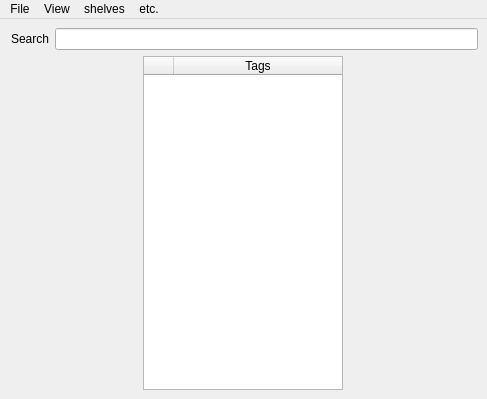
<?xml version="1.0" encoding="UTF-8"?>
<ui version="4.0">
 <class>MainWindow</class>
 <widget class="QMainWindow" name="MainWindow">
  <property name="geometry">
   <rect>
    <x>0</x>
    <y>0</y>
    <width>487</width>
    <height>399</height>
   </rect>
  </property>
  <property name="windowTitle">
   <string>Si</string>
  </property>
  <widget class="QWidget" name="centralwidget">
   <layout class="QVBoxLayout" name="verticalLayout">
    <item>
     <layout class="QHBoxLayout" name="horizontalLayout">
      <property name="leftMargin">
       <number>2</number>
      </property>
      <property name="rightMargin">
       <number>0</number>
      </property>
      <item>
       <widget class="QLabel" name="label">
        <property name="text">
         <string>Search</string>
        </property>
       </widget>
      </item>
      <item>
       <widget class="QLineEdit" name="search_line"/>
      </item>
     </layout>
    </item>
    <item>
     <layout class="QHBoxLayout" name="horizontalLayout_2">
      <item>
       <layout class="QHBoxLayout" name="view_layout"/>
      </item>
      <item>
       <widget class="QTableWidget" name="tags_view">
        <property name="sizePolicy">
         <sizepolicy hsizetype="Maximum" vsizetype="Expanding">
          <horstretch>0</horstretch>
          <verstretch>0</verstretch>
         </sizepolicy>
        </property>
        <property name="minimumSize">
         <size>
          <width>0</width>
          <height>0</height>
         </size>
        </property>
        <property name="maximumSize">
         <size>
          <width>200</width>
          <height>16777215</height>
         </size>
        </property>
        <property name="contextMenuPolicy">
         <enum>Qt::CustomContextMenu</enum>
        </property>
        <attribute name="horizontalHeaderDefaultSectionSize">
         <number>30</number>
        </attribute>
        <attribute name="horizontalHeaderMinimumSectionSize">
         <number>30</number>
        </attribute>
        <attribute name="horizontalHeaderStretchLastSection">
         <bool>true</bool>
        </attribute>
        <attribute name="verticalHeaderVisible">
         <bool>false</bool>
        </attribute>
        <column>
         <property name="text">
          <string/>
         </property>
        </column>
        <column>
         <property name="text">
          <string>Tags</string>
         </property>
        </column>
       </widget>
      </item>
     </layout>
    </item>
   </layout>
  </widget>
  <widget class="QMenuBar" name="menubar">
   <property name="geometry">
    <rect>
     <x>0</x>
     <y>0</y>
     <width>487</width>
     <height>21</height>
    </rect>
   </property>
   <widget class="QMenu" name="file_menu">
    <property name="title">
     <string>File</string>
    </property>
    <addaction name="load_action_btn"/>
   </widget>
   <widget class="QMenu" name="view_menu">
    <property name="title">
     <string>View</string>
    </property>
    <addaction name="tags_view_action"/>
   </widget>
   <widget class="QMenu" name="shelves_menu">
    <property name="title">
     <string>shelves</string>
    </property>
    <addaction name="shelves_refresh_btn"/>
    <addaction name="shelves_upload_btn"/>
    <addaction name="shelves_download_btn"/>
    <addaction name="separator"/>
   </widget>
   <widget class="QMenu" name="help_menu">
    <property name="title">
     <string>etc.</string>
    </property>
    <addaction name="open_folder_btn"/>
    <addaction name="shelf_remove_btn"/>
   </widget>
   <addaction name="file_menu"/>
   <addaction name="view_menu"/>
   <addaction name="shelves_menu"/>
   <addaction name="help_menu"/>
  </widget>
  <action name="save_action_btn">
   <property name="text">
    <string>Save</string>
   </property>
  </action>
  <action name="load_action_btn">
   <property name="text">
    <string>Load</string>
   </property>
  </action>
  <action name="refresh_action_btn">
   <property name="text">
    <string>Refresh</string>
   </property>
  </action>
  <action name="actionrefresh">
   <property name="text">
    <string>refresh</string>
   </property>
  </action>
  <action name="action_table">
   <property name="checkable">
    <bool>true</bool>
   </property>
   <property name="checked">
    <bool>false</bool>
   </property>
   <property name="text">
    <string>Table</string>
   </property>
  </action>
  <action name="action_list">
   <property name="checkable">
    <bool>true</bool>
   </property>
   <property name="text">
    <string>List</string>
   </property>
  </action>
  <action name="create_json_btn">
   <property name="text">
    <string>Create Json</string>
   </property>
  </action>
  <action name="tags_view_action">
   <property name="checkable">
    <bool>true</bool>
   </property>
   <property name="text">
    <string>Tags</string>
   </property>
  </action>
  <action name="shelves_refresh_btn">
   <property name="text">
    <string>Refresh</string>
   </property>
  </action>
  <action name="shelves_upload_btn">
   <property name="text">
    <string>Upload</string>
   </property>
  </action>
  <action name="shelves_download_btn">
   <property name="text">
    <string>Download</string>
   </property>
  </action>
  <action name="actionRemove">
   <property name="text">
    <string>Remove</string>
   </property>
  </action>
  <action name="open_folder_btn">
   <property name="text">
    <string>open folder</string>
   </property>
  </action>
  <action name="shelf_remove_btn">
   <property name="text">
    <string>remove shelf</string>
   </property>
  </action>
 </widget>
 <resources/>
 <connections/>
</ui>
